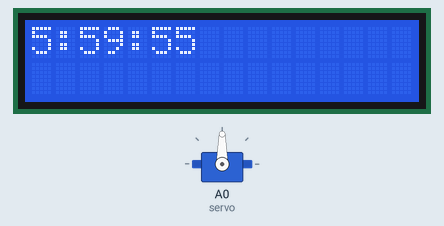
This sketch was run on a simulated Arduino Uno, built with avr-gcc and run on an emulated ATmega328P. Shown: 16×2 character LCD, servo. The local clock reads 2024-03-15 10:24:30 at power-on unless the sketch sets it; what the sketch prints to the serial monitor is not drawn.

Above: at 0.1 s.
At 4.2 s:
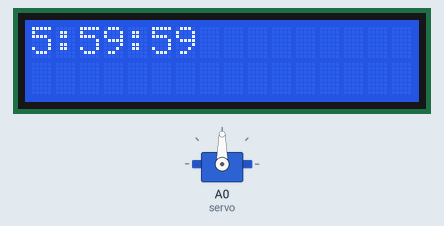
At 10.1 s:
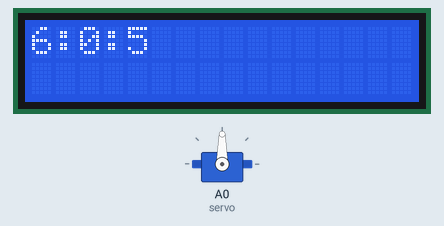
At 19.2 s:
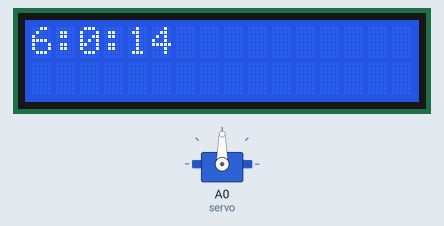
At 29.1 s:
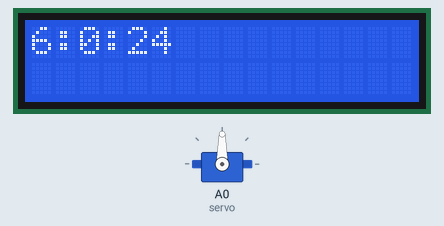
At 38.2 s:
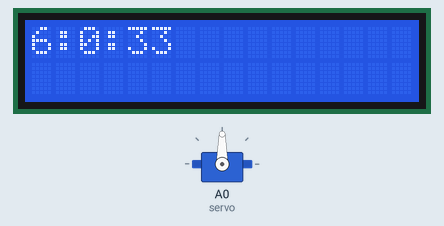

The sketch:

LCD_RTC_Servo_1.ino
```cpp
#include <Wire.h>
#include <RTClib.h>
#include <Servo.h>
#include <LiquidCrystal_I2C.h>

RTC_DS3231 rtc;
Servo servo;
LiquidCrystal_I2C lcd(0x27, 16, 2);

unsigned long servoMoveStartTime = 0;
const long servoMoveDuration = 5000;  // Duration to move servo (5 seconds)

void setup() {
  Serial.begin(9600);
  Wire.begin();

  if (!rtc.begin()) {
    Serial.println("Couldn't find RTC");
    while (1);
  }

  lcd.init();  // Initialize the LCD
  lcd.backlight();  // Turn on the backlight

  servo.attach(A0);  // Attach the servo on analog pin A0
  servo.write(90); // Start with the servo at neutral position

  // Set the RTC to a specific date and time (only once, then comment it out)
  rtc.adjust(DateTime(2024, 1, 1, 5, 59, 55));
}

void loop() {
  DateTime now = rtc.now();

  // Check if it's 6:00 AM and not already triggered
  if (now.hour() == 6 && now.minute() == 0) {
    if (now.second() == 0) {
      servo.write(1);  // Move servo a bit clockwise
    } else if (now.second() == 1) {
      servo.write(90);  // Stop servo movement
    } else if (now.second() == 5) {
      servo.write(359);  // Move servo a bit counterclockwise
    } else if (now.second() == 6) {
      servo.write(90);  // Stop servo movement
    }
  }

  // Check if it's 6:00 PM and not already triggered
  if (now.hour() == 18 && now.minute() == 0) {
    if (now.second() == 0) {
      servo.write(1);  // Move servo a bit clockwise
    } else if (now.second() == 1) {
      servo.write(90);  // Stop servo movement
    } else if (now.second() == 5) {
      servo.write(359);  // Move servo a bit counterclockwise
    } else if (now.second() == 6) {
      servo.write(90);  // Stop servo movement
    }
  }

  // Display time on LCD
  lcd.clear();
  lcd.setCursor(0, 0);
  lcd.print(now.hour());
  lcd.print(":");
  lcd.print(now.minute());
  lcd.print(":");
  lcd.print(now.second());

  // Print time to Serial Monitor
  Serial.print(now.year());
  Serial.print('/');
  Serial.print(now.month());
  Serial.print('/');
  Serial.print(now.day());
  Serial.print(" ");
  Serial.print(now.hour());
  Serial.print(':');
  Serial.print(now.minute());
  Serial.print(':');
  Serial.print(now.second());
  Serial.println();

  servo.write(90);  // Stop servo movement

  delay(200); // Delay for 200 milliseconds
}
```

Measured:
- what the display in image 1 shows lasts 1.1 s, from 4.1 s to 5.2 s
